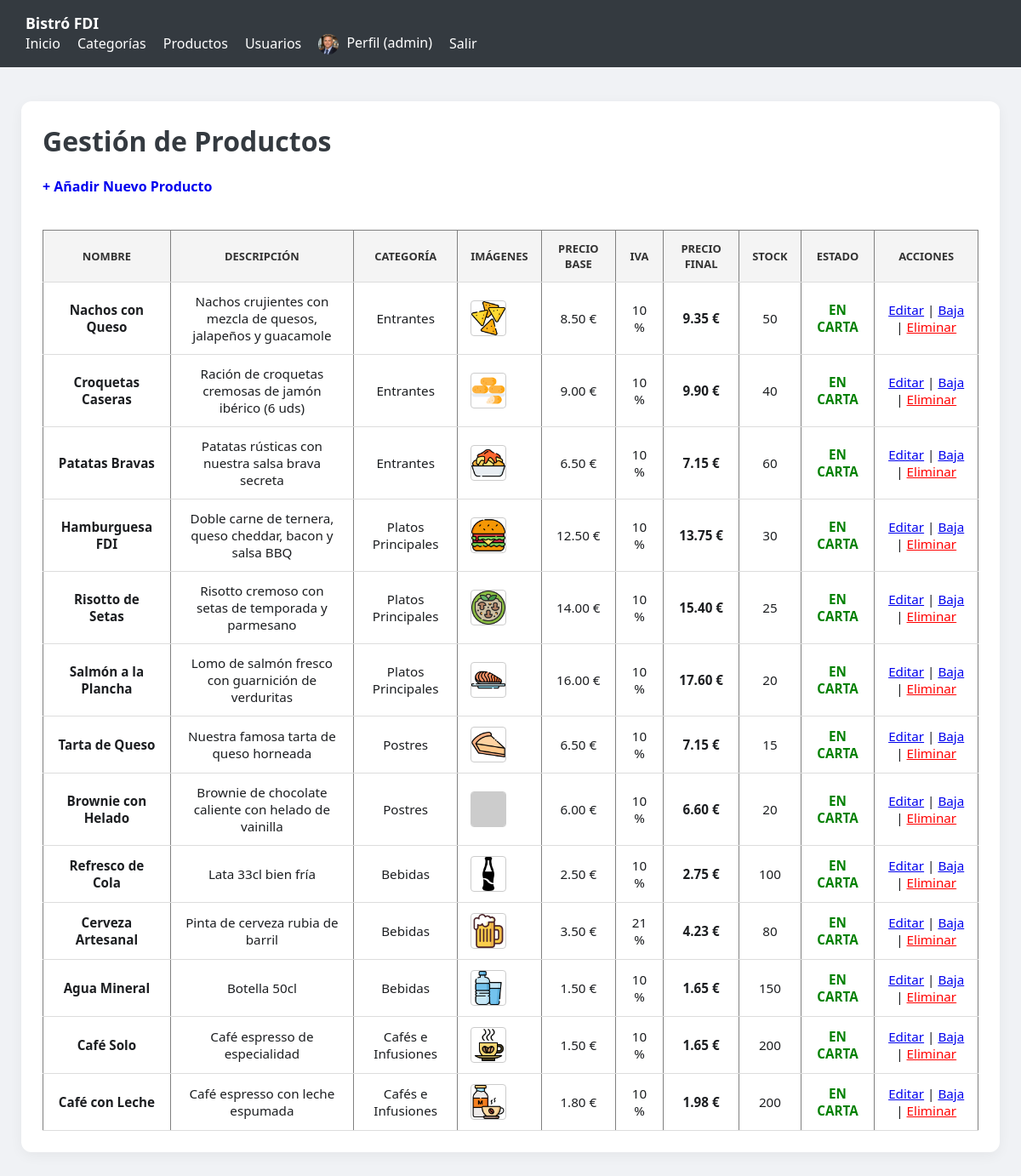
/gestion_productos.php (signed in), run on the app's committed database.
### tables this page shows
CREATE TABLE usuarios (
	id int(11) AUTO_INCREMENT PRIMARY KEY,
	nombre_usuario varchar(50) NOT NULL UNIQUE KEY,
	email varchar(100) NOT NULL UNIQUE KEY,
	nombre varchar(50) NOT NULL,
	apellidos varchar(100) NOT NULL,
	password_hash varchar(255) NOT NULL,
	rol enum('cliente','camarero','cocinero','gerente') NOT NULL DEFAULT 'cliente',
	avatar varchar(255) DEFAULT 'img/avatares/default.jpg',
	fecha_alta datetime NOT NULL DEFAULT current_timestamp()
);

CREATE TABLE productos (
	id int(11) AUTO_INCREMENT PRIMARY KEY,
	id_categoria int(11) DEFAULT NULL,
	nombre varchar(100) NOT NULL,
	descripcion text DEFAULT NULL,
	precio_base decimal(10,2) DEFAULT NULL,
	stock int(11) DEFAULT 0,
	imagen varchar(255) DEFAULT 'default_prod.png',
	iva int(11) DEFAULT 10,
	ofertado tinyint(1) DEFAULT 1,
	KEY `id_categoria` (`id_categoria`),
	CONSTRAINT `productos_categoria_fk` FOREIGN KEY (`id_categoria`) REFERENCES `categorias`(`id`) ON DELETE CASCADE ON UPDATE CASCADE
);

CREATE TABLE categorias (
	id int(11) AUTO_INCREMENT PRIMARY KEY,
	nombre varchar(100) NOT NULL UNIQUE KEY,
	descripcion text DEFAULT NULL,
	imagen text DEFAULT NULL
);

### includes/funcionesUsuarios.php (called while the page is built, shortened)
<?php
function obtenerUsuarioPorId(int $id): ?array {
	$conn = obtenerConexionBD();
	$sql = "SELECT * FROM usuarios WHERE id = ?";
	$stmt = $conn->prepare($sql);
	$stmt->bind_param("i", $id);
	$stmt->execute();
	$res = $stmt->get_result();
	$usuario = $res->fetch_assoc();
	return $usuario ?: null;
}

### producto.php (called while the page is built, shortened)
<?php
class Producto {
	public $precio_base;
	public $iva;
	public function __construct($id, $id_categoria, $nombre, $descripcion, $precio_base, $iva, $stock, $ofertado = 1, $imagenes = []) {
	$this->precio_base = $precio_base;
	$this->iva = $iva;
	}
	public function getPrecioFinal() {
	return $this->precio_base * (1 + ($this->iva / 100));
	}
}
?>

### gestion_productos.php (the view, shortened to what this page needs)
<?php
require_once __DIR__ . '/includes/config.php';
require_once __DIR__ . '/producto.php';
$query = "
	SELECT p.*, c.nombre AS categoria_nombre
	FROM productos p
	LEFT JOIN categorias c ON p.id_categoria = c.id
";
$resultado = $db->query($query);
?>
<!DOCTYPE html>
<html lang="es">
<head>
	<link rel="stylesheet" href="css/estilos.css">
</head>
<body>
<?php include __DIR__ . '/includes/nav.php'; ?>
<div class="container">
	<h1>Gestión de Productos</h1>
	<a href="editar_producto.php" class="btn btn-primary" style="margin-bottom:20px; display:inline-block;">
	+ Añadir Nuevo Producto
	</a>
	<table border="1" cellpadding="8" cellspacing="0" width="100%">
	<thead>
	<tr>
	<th>Nombre</th>
	<th>Descripción</th>
	<th>Categoría</th>
	<th>Imágenes</th>
	<th>Precio Base</th>
	<th>IVA</th>
	<th>Precio Final</th>
	<th>Stock</th>
	<th>Estado</th>
	<th>Acciones</th>
	</tr>
	</thead>
	<tbody>
	<?php while ($row = $resultado->fetch_assoc()): ?>
	<?php
	$idProducto = 0;
	if (isset($row['id_producto'])) {
	$idProducto = (int)$row['id_producto'];
	} elseif (isset($row['id'])) {
	$idProducto = (int)$row['id'];
	}
	$imagenes = !empty($row['imagen']) ? explode(',', $row['imagen']) : [];
	$p = new Producto(
	$idProducto,
	$row['id_categoria'] ?? 0,
	$row['nombre'] ?? '',
	$row['descripcion'] ?? '',
	$row['precio_base'] ?? 0,
	$row['iva'] ?? 0,
	$row['stock'] ?? 0,
	$row['ofertado'] ?? 0,
	$imagenes
	);
	?>
	<tr>
	<td><strong><?= htmlspecialchars($row['nombre'] ?? '') ?></strong></td>
	<td><?= htmlspecialchars($row['descripcion'] ?? '---') ?></td>
	<td><?= htmlspecialchars($row['categoria_nombre'] ?? 'General') ?></td>
	<td>
	<div style="display:flex; gap:5px; flex-wrap:wrap;">
	<?php if (!empty($imagenes)): ?>
	<?php foreach ($imagenes as $img): ?>
	<?php $ruta = 'img/productos/' . trim($img); ?>
	<img
	src="<?= htmlspecialchars($ruta) ?>"
	alt="Imagen producto"
	style="width:40px;height:40px;object-fit:cover;border:1px solid #ccc;border-radius:4px;"
	onerror="this.src='https://via.placeholder.com/40'"
	>
	<?php endforeach; ?>
	<?php else: ?>
	<span style="color:gray;">Sin fotos</span>
	<?php endif; ?>
	</div>
	</td>
	<td><?= number_format((float)($row['precio_base'] ?? 0), 2) ?> €</td>
	<td><?= (int)($row['iva'] ?? 0) ?> %</td>
	<td><strong><?= number_format((float)$p->getPrecioFinal(), 2) ?> €</strong></td>
	<td><?= (int)($row['stock'] ?? 0) ?></td>
	<td>
	<?php if ((int)($row['ofertado'] ?? 0) === 1): ?>
	<span style="color:green;font-weight:bold;">EN CARTA</span>
	<?php else: ?>
	<span style="color:red;font-weight:bold;">RETIRADO</span>
	<?php endif; ?>
	</td>
	<td>
	<a href="editar_producto.php?id=<?= $idProducto ?>">Editar</a> |
	<a href="borrar_producto.php?id=<?= $idProducto ?>"
	onclick="return confirm('¿Retirar de la carta?')">
	Baja
	</a> |
	<a href="eliminar_producto.php?id=<?= $idProducto ?>"
	onclick="return confirm('¿Eliminar definitivamente este producto?')"
	style="color:red;">
	Eliminar
	</a>
	</td>
	</tr>
	<?php endwhile; ?>
	</tbody>
	</table>
</div>
</body>
</html>

### includes/nav.php (shortened to what this page needs)
<?php
$base = "/aw_g5_bistroFDI/p2_g5/bistrofdi/";
$estaLogueado = isset($_SESSION['id_usuario']);
$avatar = 'img/avatares/default.png';
if ($estaLogueado && function_exists('obtenerUsuarioPorId')) {
	$usuario = obtenerUsuarioPorId($_SESSION['id_usuario']);
	if ($usuario && !empty($usuario['avatar'])) {
	$avatar = $usuario['avatar'];
	}
}
$rutaFinalAvatar = (strpos($avatar, 'http') === 0) ? $avatar : $base . $avatar;
?>
<nav class="navegacion-principal">
	<div class="nav-contenedor">
	<a href="<?= $base ?>index.php" class="nav-logo">Bistró FDI</a>
	<ul class="nav-links">
	<li><a href="<?= $base ?>index.php">Inicio</a></li>
	<?php if (isset($_SESSION['rol']) && $_SESSION['rol'] === 'gerente'): ?>
	<li><a href="<?= $base ?>gestion_categorias.php">Categorías</a></li>
	<li><a href="<?= $base ?>gestion_productos.php">Productos</a></li>
	<li><a href="<?= $base ?>gestionarUsuarios.php">Usuarios</a></li>
	<?php endif; ?>
	<?php if ($estaLogueado): ?>
	<li>
	<a href="<?= $base ?>perfil.php">
	<img src="<?= htmlspecialchars($rutaFinalAvatar) ?>" alt="Avatar"
	style="width: 24px; height: 24px; border-radius: 50%; vertical-align: middle; margin-right: 5px; object-fit: cover;">
	Perfil (<?= htmlspecialchars($_SESSION['nombre_usuario'] ?? 'Usuario') ?>)
	</a>
	</li>
	<li><a href="<?= $base ?>logout.php">Salir</a></li>
	<?php else: ?>
	<li><a href="<?= $base ?>login.php">Login</a></li>
	<li><a href="<?= $base ?>registro.php">Registrarse</a></li>
	<?php endif; ?>
	</ul>
	</div>
</nav>

### css/estilos.css (style rules this page uses)
body { font-family: 'Segoe UI', Tahoma, Geneva, Verdana, sans-serif; margin: 0; background: #f0f2f5; color: #1c1e21; }
h1, h2, h3 { color: #343a40; margin-top: 0; }
.container { background: white; padding: 25px; border-radius: 12px; box-shadow: 0 4px 15px rgba(0,0,0,0.05); max-width: 1100px; margin: 40px auto; }
nav { background: #343a40; padding: 15px 30px; display: flex; justify-content: space-between; align-items: center; }
nav a { color: white; text-decoration: none; font-weight: bold; font-size: 1.1em; }
nav ul { list-style: none; display: flex; gap: 20px; margin: 0; padding: 0; align-items: center; }
nav ul li a { font-weight: normal; font-size: 1em; transition: color 0.2s; }
table, .tabla-pedidos { width: 100%; border-collapse: collapse; margin-top: 20px; background: white; font-size: 0.95rem; }
th, td { padding: 12px 15px; border-bottom: 1px solid #ddd; text-align: center; vertical-align: middle; }
th { background: #f4f4f4; color: #333; text-transform: uppercase; font-size: 0.85em; font-weight: bold; }
.btn, .btn-accion, .btn-login, .btn-admin, .btn-confirmar-compra { display: inline-block; text-decoration: none; cursor: pointer; border: none; font-weight: bold; transition: 0.3s ease; text-align: center; }

### data on the page
usuarios: avatar (picture)
productos: nombre "Nachos con Queso", descripcion "Nachos crujientes con mezcla de quesos, jalapeños y guacamole", id_categoria.nombre "Entrantes", precio_base "8.50", iva "10", $p->getPrecioFinal() "9.35", stock "50", ofertado "EN CARTA"
productos: nombre "Croquetas Caseras", descripcion "Ración de croquetas cremosas de jamón ibérico (6 uds)", id_categoria.nombre "Entrantes", precio_base "9.00", iva "10", $p->getPrecioFinal() "9.90", stock "40", ofertado "EN CARTA"
productos: nombre "Patatas Bravas", descripcion "Patatas rústicas con nuestra salsa brava secreta", id_categoria.nombre "Entrantes", precio_base "6.50", iva "10", $p->getPrecioFinal() "7.15", stock "60", ofertado "EN CARTA"
productos: nombre "Hamburguesa FDI", descripcion "Doble carne de ternera, queso cheddar, bacon y salsa BBQ", id_categoria.nombre "Platos Principales", precio_base "12.50", iva "10", $p->getPrecioFinal() "13.75", stock "30", ofertado "EN CARTA"
productos: nombre "Risotto de Setas", descripcion "Risotto cremoso con setas de temporada y parmesano", id_categoria.nombre "Platos Principales", precio_base "14.00", iva "10", $p->getPrecioFinal() "15.40", stock "25", ofertado "EN CARTA"
productos: nombre "Salmón a la Plancha", descripcion "Lomo de salmón fresco con guarnición de verduritas", id_categoria.nombre "Platos Principales", precio_base "16.00", iva "10", $p->getPrecioFinal() "17.60", stock "20", ofertado "EN CARTA"
productos: nombre "Tarta de Queso", descripcion "Nuestra famosa tarta de queso horneada", id_categoria.nombre "Postres", precio_base "6.50", iva "10", $p->getPrecioFinal() "7.15", stock "15", ofertado "EN CARTA"
productos: nombre "Brownie con Helado", descripcion "Brownie de chocolate caliente con helado de vainilla", id_categoria.nombre "Postres", precio_base "6.00", iva "10", $p->getPrecioFinal() "6.60", stock "20", ofertado "EN CARTA"
productos: nombre "Refresco de Cola", descripcion "Lata 33cl bien fría", id_categoria.nombre "Bebidas", precio_base "2.50", iva "10", $p->getPrecioFinal() "2.75", stock "100", ofertado "EN CARTA"
productos: nombre "Cerveza Artesanal", descripcion "Pinta de cerveza rubia de barril", id_categoria.nombre "Bebidas", precio_base "3.50", iva "21", $p->getPrecioFinal() "4.23", stock "80", ofertado "EN CARTA"
productos: nombre "Agua Mineral", descripcion "Botella 50cl", id_categoria.nombre "Bebidas", precio_base "1.50", iva "10", $p->getPrecioFinal() "1.65", stock "150", ofertado "EN CARTA"
productos: nombre "Café Solo", descripcion "Café espresso de especialidad", id_categoria.nombre "Cafés e Infusiones", precio_base "1.50", iva "10", $p->getPrecioFinal() "1.65", stock "200", ofertado "EN CARTA"
productos: nombre "Café con Leche", descripcion "Café espresso con leche espumada", id_categoria.nombre "Cafés e Infusiones", precio_base "1.80", iva "10", $p->getPrecioFinal() "1.98", stock "200", ofertado "EN CARTA"

### other printed values
$_SESSION['nombre_usuario'] "admin"
